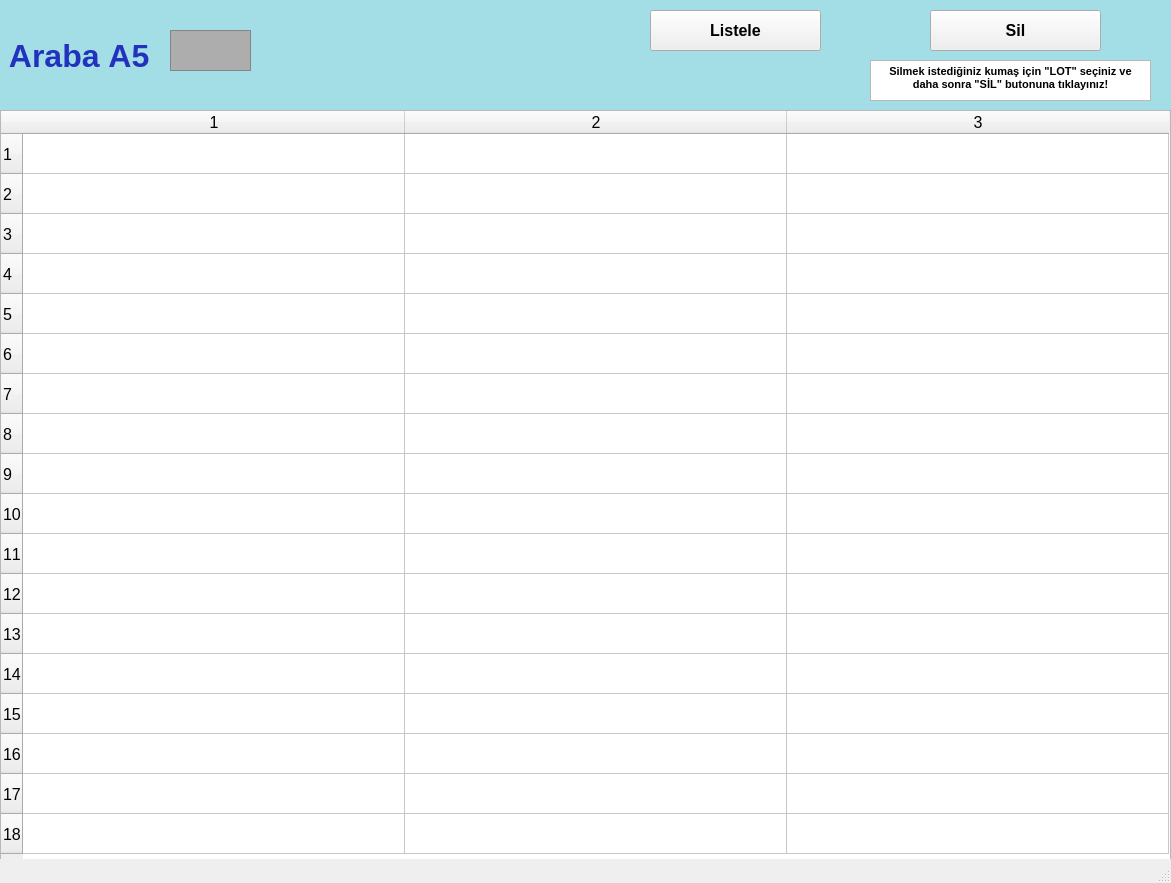
<?xml version="1.0" encoding="UTF-8"?>
<ui version="4.0">
 <class>arabalarA5_ekran</class>
 <widget class="QMainWindow" name="arabalarA5_ekran">
  <property name="geometry">
   <rect>
    <x>0</x>
    <y>0</y>
    <width>1171</width>
    <height>883</height>
   </rect>
  </property>
  <property name="font">
   <font>
    <pointsize>12</pointsize>
    <weight>50</weight>
    <bold>false</bold>
    <kerning>false</kerning>
   </font>
  </property>
  <property name="windowTitle">
   <string/>
  </property>
  <widget class="QWidget" name="centralwidget">
   <widget class="QLabel" name="arabaA1yazi_lbl">
    <property name="geometry">
     <rect>
      <x>0</x>
      <y>0</y>
      <width>1171</width>
      <height>111</height>
     </rect>
    </property>
    <property name="font">
     <font>
      <pointsize>24</pointsize>
      <weight>75</weight>
      <bold>true</bold>
     </font>
    </property>
    <property name="styleSheet">
     <string notr="true">background-color: rgb(163, 221, 229);
color: rgb(34, 50, 190);</string>
    </property>
    <property name="text">
     <string> Araba A5</string>
    </property>
   </widget>
   <widget class="QFrame" name="arabaA1_img">
    <property name="geometry">
     <rect>
      <x>170</x>
      <y>30</y>
      <width>81</width>
      <height>41</height>
     </rect>
    </property>
    <property name="styleSheet">
     <string notr="true">background-color: rgb(173, 173, 173);</string>
    </property>
    <property name="frameShape">
     <enum>QFrame::StyledPanel</enum>
    </property>
    <property name="frameShadow">
     <enum>QFrame::Raised</enum>
    </property>
   </widget>
   <widget class="QPushButton" name="listele5_btn">
    <property name="geometry">
     <rect>
      <x>650</x>
      <y>10</y>
      <width>171</width>
      <height>41</height>
     </rect>
    </property>
    <property name="font">
     <font>
      <pointsize>12</pointsize>
      <weight>75</weight>
      <bold>true</bold>
     </font>
    </property>
    <property name="text">
     <string>Listele</string>
    </property>
   </widget>
   <widget class="QTableWidget" name="A5_tw">
    <property name="geometry">
     <rect>
      <x>0</x>
      <y>110</y>
      <width>1171</width>
      <height>751</height>
     </rect>
    </property>
    <property name="baseSize">
     <size>
      <width>0</width>
      <height>0</height>
     </size>
    </property>
    <property name="rowCount">
     <number>18</number>
    </property>
    <property name="columnCount">
     <number>3</number>
    </property>
    <attribute name="horizontalHeaderVisible">
     <bool>true</bool>
    </attribute>
    <attribute name="horizontalHeaderCascadingSectionResizes">
     <bool>false</bool>
    </attribute>
    <attribute name="horizontalHeaderDefaultSectionSize">
     <number>382</number>
    </attribute>
    <attribute name="horizontalHeaderMinimumSectionSize">
     <number>38</number>
    </attribute>
    <attribute name="verticalHeaderDefaultSectionSize">
     <number>40</number>
    </attribute>
    <attribute name="verticalHeaderMinimumSectionSize">
     <number>23</number>
    </attribute>
    <row/>
    <row/>
    <row/>
    <row/>
    <row/>
    <row/>
    <row/>
    <row/>
    <row/>
    <row/>
    <row/>
    <row/>
    <row/>
    <row/>
    <row/>
    <row/>
    <row/>
    <row/>
    <column/>
    <column/>
    <column/>
   </widget>
   <widget class="QPushButton" name="sil5_btn">
    <property name="geometry">
     <rect>
      <x>930</x>
      <y>10</y>
      <width>171</width>
      <height>41</height>
     </rect>
    </property>
    <property name="font">
     <font>
      <pointsize>12</pointsize>
      <weight>75</weight>
      <bold>true</bold>
     </font>
    </property>
    <property name="text">
     <string>Sil</string>
    </property>
   </widget>
   <widget class="QTextBrowser" name="textBrowser">
    <property name="geometry">
     <rect>
      <x>870</x>
      <y>60</y>
      <width>281</width>
      <height>41</height>
     </rect>
    </property>
    <property name="html">
     <string>&lt;!DOCTYPE HTML PUBLIC &quot;-//W3C//DTD HTML 4.0//EN&quot; &quot;http://www.w3.org/TR/REC-html40/strict.dtd&quot;&gt;
&lt;html&gt;&lt;head&gt;&lt;meta name=&quot;qrichtext&quot; content=&quot;1&quot; /&gt;&lt;style type=&quot;text/css&quot;&gt;
p, li { white-space: pre-wrap; }
&lt;/style&gt;&lt;/head&gt;&lt;body style=&quot; font-family:'MS Shell Dlg 2'; font-size:12pt; font-weight:400; font-style:normal;&quot;&gt;
&lt;p align=&quot;center&quot; style=&quot; margin-top:0px; margin-bottom:0px; margin-left:0px; margin-right:0px; -qt-block-indent:0; text-indent:0px;&quot;&gt;&lt;span style=&quot; font-size:8pt; font-weight:600;&quot;&gt;Silmek istediğiniz kumaş için &amp;quot;LOT&amp;quot; seçiniz ve daha sonra &amp;quot;SİL&amp;quot; butonuna tıklayınız!&lt;/span&gt;&lt;/p&gt;&lt;/body&gt;&lt;/html&gt;</string>
    </property>
   </widget>
  </widget>
  <widget class="QStatusBar" name="statusbar"/>
 </widget>
 <resources/>
 <connections/>
</ui>
